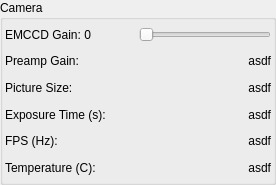
<?xml version="1.0" encoding="UTF-8"?>
<ui version="4.0">
 <class>GroupBox</class>
 <widget class="QGroupBox" name="GroupBox">
  <property name="geometry">
   <rect>
    <x>0</x>
    <y>0</y>
    <width>276</width>
    <height>185</height>
   </rect>
  </property>
  <property name="windowTitle">
   <string>GroupBox</string>
  </property>
  <property name="title">
   <string>Camera</string>
  </property>
  <layout class="QVBoxLayout" name="verticalLayout">
   <property name="spacing">
    <number>2</number>
   </property>
   <property name="margin">
    <number>2</number>
   </property>
   <item>
    <layout class="QHBoxLayout" name="horizontalLayout">
     <item>
      <widget class="QLabel" name="EMCCDLabel">
       <property name="text">
        <string>EMCCD Gain: 0</string>
       </property>
      </widget>
     </item>
     <item>
      <widget class="QSlider" name="EMCCDSlider">
       <property name="sizePolicy">
        <sizepolicy hsizetype="Preferred" vsizetype="Preferred">
         <horstretch>0</horstretch>
         <verstretch>0</verstretch>
        </sizepolicy>
       </property>
       <property name="minimumSize">
        <size>
         <width>0</width>
         <height>0</height>
        </size>
       </property>
       <property name="maximum">
        <number>100</number>
       </property>
       <property name="value">
        <number>0</number>
       </property>
       <property name="orientation">
        <enum>Qt::Horizontal</enum>
       </property>
      </widget>
     </item>
    </layout>
   </item>
   <item>
    <layout class="QHBoxLayout" name="horizontalLayout_2">
     <item>
      <widget class="QLabel" name="preampGainLabel">
       <property name="text">
        <string>Preamp Gain:</string>
       </property>
      </widget>
     </item>
     <item>
      <widget class="QLabel" name="preampGainText">
       <property name="layoutDirection">
        <enum>Qt::LeftToRight</enum>
       </property>
       <property name="text">
        <string>asdf</string>
       </property>
       <property name="alignment">
        <set>Qt::AlignRight|Qt::AlignTrailing|Qt::AlignVCenter</set>
       </property>
      </widget>
     </item>
    </layout>
   </item>
   <item>
    <layout class="QHBoxLayout" name="horizontalLayout_3">
     <item>
      <widget class="QLabel" name="pictureSizeLabel">
       <property name="text">
        <string>Picture Size:</string>
       </property>
      </widget>
     </item>
     <item>
      <widget class="QLabel" name="pictureSizeText">
       <property name="layoutDirection">
        <enum>Qt::LeftToRight</enum>
       </property>
       <property name="text">
        <string>asdf</string>
       </property>
       <property name="alignment">
        <set>Qt::AlignRight|Qt::AlignTrailing|Qt::AlignVCenter</set>
       </property>
      </widget>
     </item>
    </layout>
   </item>
   <item>
    <layout class="QHBoxLayout" name="horizontalLayout_4">
     <item>
      <widget class="QLabel" name="exposureTimeLabel">
       <property name="text">
        <string>Exposure Time (s):</string>
       </property>
      </widget>
     </item>
     <item>
      <widget class="QLabel" name="exposureTimeText">
       <property name="layoutDirection">
        <enum>Qt::LeftToRight</enum>
       </property>
       <property name="text">
        <string>asdf</string>
       </property>
       <property name="alignment">
        <set>Qt::AlignRight|Qt::AlignTrailing|Qt::AlignVCenter</set>
       </property>
      </widget>
     </item>
    </layout>
   </item>
   <item>
    <layout class="QHBoxLayout" name="horizontalLayout_5">
     <item>
      <widget class="QLabel" name="FPSLabel">
       <property name="text">
        <string>FPS (Hz):</string>
       </property>
      </widget>
     </item>
     <item>
      <widget class="QLabel" name="FPSText">
       <property name="layoutDirection">
        <enum>Qt::LeftToRight</enum>
       </property>
       <property name="text">
        <string>asdf</string>
       </property>
       <property name="alignment">
        <set>Qt::AlignRight|Qt::AlignTrailing|Qt::AlignVCenter</set>
       </property>
      </widget>
     </item>
    </layout>
   </item>
   <item>
    <layout class="QHBoxLayout" name="horizontalLayout_6">
     <item>
      <widget class="QLabel" name="temperatureLabel">
       <property name="text">
        <string>Temperature (C):</string>
       </property>
      </widget>
     </item>
     <item>
      <widget class="QLabel" name="temperatureText">
       <property name="layoutDirection">
        <enum>Qt::LeftToRight</enum>
       </property>
       <property name="text">
        <string>asdf</string>
       </property>
       <property name="alignment">
        <set>Qt::AlignRight|Qt::AlignTrailing|Qt::AlignVCenter</set>
       </property>
      </widget>
     </item>
    </layout>
   </item>
  </layout>
 </widget>
 <resources/>
 <connections/>
</ui>
